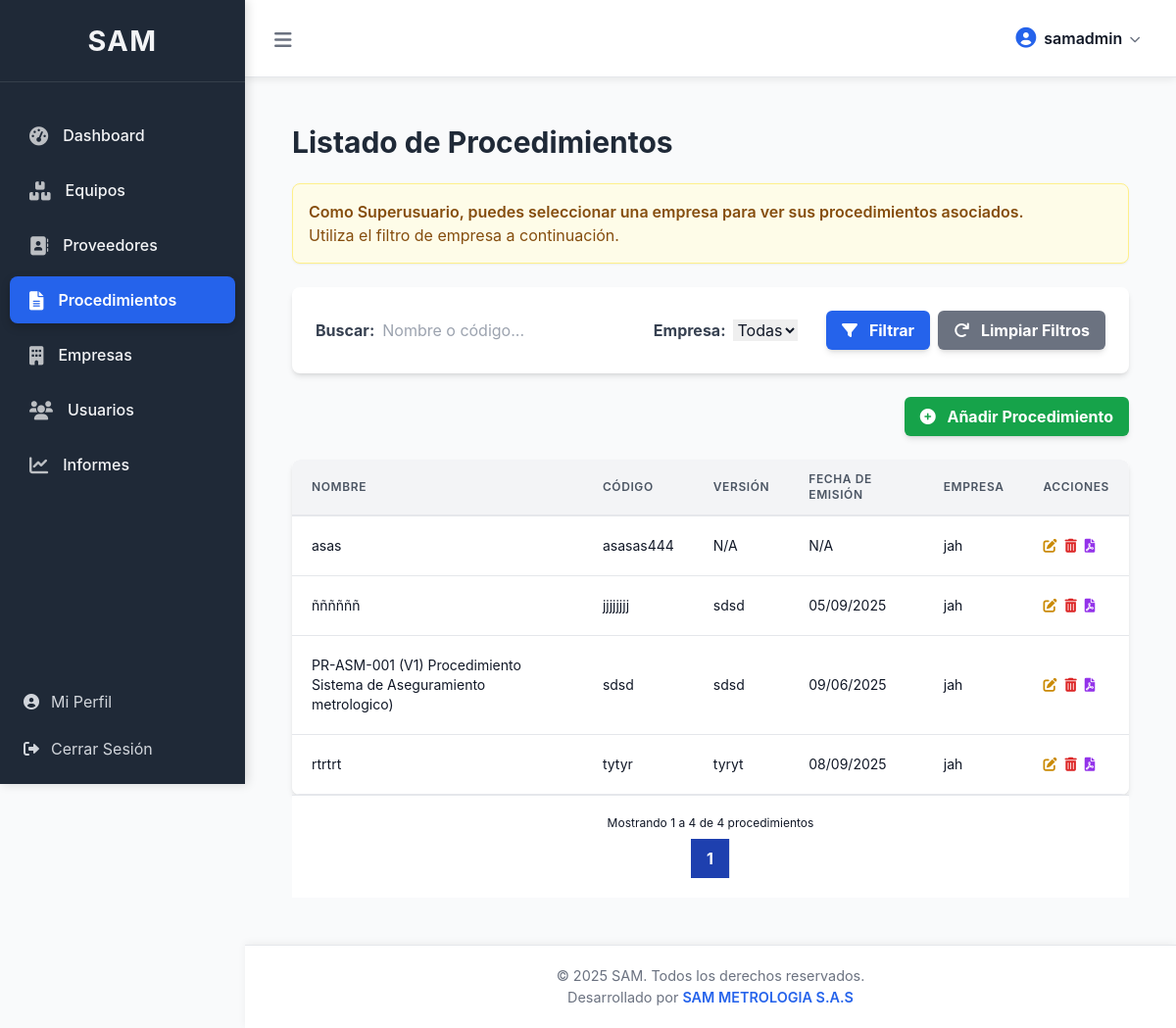
Page /core/procedimientos/ (signed in) on the earlier database version.
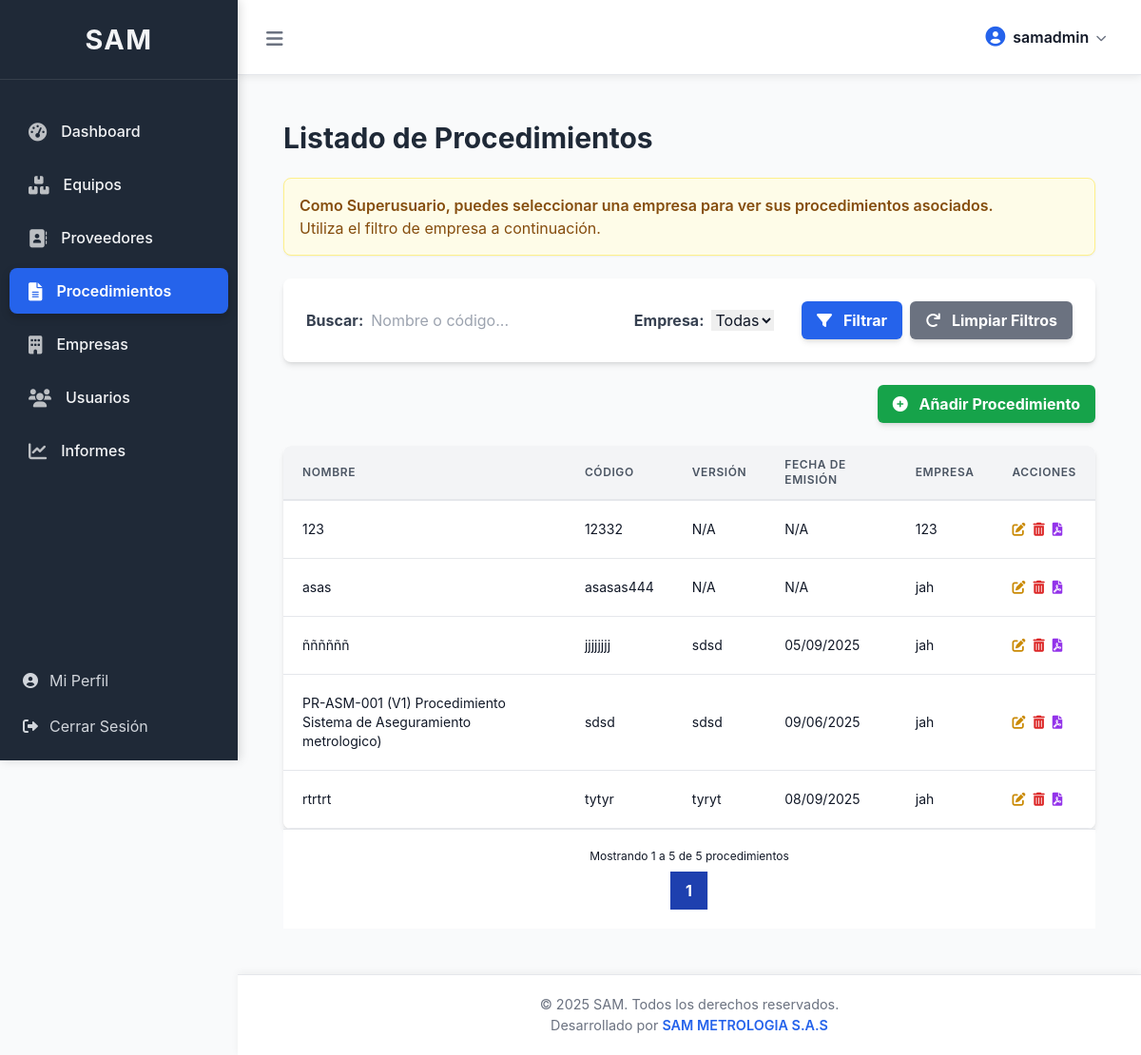
Same page on the later database version.
### core/models.py (models this page shows, shortened)
class Procedimiento(models.Model):
    nombre = models.CharField(max_length=255)
    codigo = models.CharField(max_length=100, unique=True)
    version = models.CharField(max_length=50, blank=True, null=True)
    fecha_emision = models.DateField(blank=True, null=True)
    documento_pdf = models.FileField(upload_to=get_upload_path, blank=True, null=True)
    observaciones = models.TextField(blank=True, null=True)
    empresa = models.ForeignKey(
        Empresa,
        on_delete=models.CASCADE,
        related_name='procedimientos',
        verbose_name="Empresa"
    )
    class Meta:
        verbose_name = "Procedimiento"
        verbose_name_plural = "Procedimientos" # CORREGIDO: verbose_plural a verbose_name_plural
        permissions = [
            ("can_view_procedimiento", "Can view procedimiento"),
            ("can_add_procedimiento", "Can add procedimiento"),
            ("can_change_procedimiento", "Can change procedimiento"),
            ("can_delete_procedimiento", "Can delete procedimiento"),
        ]
        unique_together = ('codigo', 'empresa')

class Empresa(models.Model):
    nombre = models.CharField(max_length=200, unique=True)
    nit = models.CharField(max_length=50, unique=True, blank=True, null=True)
    direccion = models.CharField(max_length=255, blank=True, null=True)
    telefono = models.CharField(max_length=20, blank=True, null=True)
    email = models.EmailField(blank=True, null=True)
    logo_empresa = models.ImageField(upload_to='empresas_logos/', blank=True, null=True)
    fecha_registro = models.DateTimeField(auto_now_add=True)
    formato_version_empresa = models.CharField(
        max_length=50,
        blank=True,
        null=True,
        verbose_name="Versión del Formato (Empresa)"
    )
    formato_fecha_version_empresa = models.DateField(
        blank=True,
        null=True,
        verbose_name="Fecha de Versión del Formato (Empresa)"
    )
    formato_codificacion_empresa = models.CharField(
        max_length=100,
        blank=True,
        null=True,
        verbose_name="Codificación del Formato (Empresa)"
    )
    es_periodo_prueba = models.BooleanField(default=False, verbose_name="¿Es Período de Prueba?")
    duracion_prueba_dias = models.IntegerField(default=30, verbose_name="Duración Prueba (días)")
    fecha_inicio_plan = models.DateField(blank=True, null=True, verbose_name="Fecha Inicio Plan")
    limite_equipos_empresa = models.IntegerField(default=5, verbose_name="Límite Máximo de Equipos")
    duracion_suscripcion_meses = models.IntegerField(default=12, blank=True, null=True, verbose_name="Duración Suscripción (meses)")
    acceso_manual_activo = models.BooleanField(default=False, verbose_name="Acceso Manual Activo")
    estado_suscripcion = models.CharField(
        max_length=50,
        choices=[('Activo', 'Activo'), ('Expirado', 'Expirado'), ('Cancelado', 'Cancelado')],
        default='Activo',
        verbose_name="Estado de Suscripción"
    )
    class Meta:
        verbose_name = "Empresa"
        verbose_name_plural = "Empresas"
        ordering = ['nombre']
        permissions = [
            ("can_view_empresas", "Can view empresas"),
            ("can_add_empresas", "Can add empresas"),
            ("can_change_empresas", "Can change empresas"),
            ("can_delete_empresas", "Can can delete empresas"),
        ]

### core/views.py (the view)
# urls.py: path('procedimientos/', views.listar_procedimientos, name='listar_procedimientos'),
@access_check # APLICAR ESTE DECORADOR
@login_required
@permission_required('core.view_procedimiento', raise_exception=True)
def listar_procedimientos(request):
    user = request.user
    selected_company_id = request.GET.get('empresa_id') # Para superusuarios
    procedimientos_list = Procedimiento.objects.all().order_by('codigo')
    current_company_format_info = None
    if not user.is_superuser:
        if user.empresa:
            procedimientos_list = procedimientos_list.filter(empresa=user.empresa)
            current_company_format_info = user.empresa
            selected_company_id = str(user.empresa.id) # Asegura que el filtro muestre la empresa del usuario
        else:
            procedimientos_list = Procedimiento.objects.none() # Usuario sin empresa no ve procedimientos
            messages.info(request, "No tienes una empresa asociada. Contacta al administrador para asignar una.")
    else: # Es superusuario
        if selected_company_id:
            try:
                current_company_format_info = Empresa.objects.get(pk=selected_company_id)
                procedimientos_list = procedimientos_list.filter(empresa_id=selected_company_id)
            except Empresa.DoesNotExist:
                messages.error(request, 'La empresa seleccionada no existe.')
                procedimientos_list = Procedimiento.objects.none()
    paginator = Paginator(procedimientos_list, 10)
    page_number = request.GET.get('page')
    try:
        procedimientos = paginator.page(page_number)
    except PageNotAnInteger:
        procedimientos = paginator.page(1)
    except EmptyPage:
        procedimientos = paginator.page(paginator.num_pages)
    empresas_disponibles = Empresa.objects.all().order_by('nombre') if user.is_superuser else Empresa.objects.none()
    context = {
        'procedimientos': procedimientos,
        'titulo_pagina': 'Listado de Procedimientos',
        'current_company_format_info': current_company_format_info,
        'is_superuser': user.is_superuser,
        'empresas_disponibles': empresas_disponibles,
        'selected_company_id': selected_company_id,
    }
    return render(request, 'core/listar_procedimientos.html', context)

### core/views.py (called while the page is built, shortened)
def access_check(view_func):
    @wraps(view_func)
    def _wrapped_view(request, *args, **kwargs):
        if not request.user.is_authenticated:
            return redirect(settings.LOGIN_URL)
        if request.user.is_superuser:
            return view_func(request, *args, **kwargs)
    return _wrapped_view

### core/templates/core/listar_procedimientos.html (shortened to what the changed rows need)
{% extends 'base.html' %}
{% load static %}
{% block content %}
<div class="container mx-auto p-4 flex-grow">
    <h1 class="text-3xl font-bold text-gray-800 mb-6">Listado de Procedimientos</h1>
    {% if procedimientos %}
    <div class="overflow-x-auto bg-white rounded-lg shadow-md">
        <table class="min-w-full leading-normal">
            <thead>
                <tr>
                    <th class="px-5 py-3 border-b-2 border-gray-200 bg-gray-100 text-left text-xs font-semibold text-gray-600 uppercase tracking-wider rounded-tl-lg">
                        Nombre
                    </th>
                    <th class="px-5 py-3 border-b-2 border-gray-200 bg-gray-100 text-left text-xs font-semibold text-gray-600 uppercase tracking-wider">
                        Código
                    </th>
                    <th class="px-5 py-3 border-b-2 border-gray-200 bg-gray-100 text-left text-xs font-semibold text-gray-600 uppercase tracking-wider">
                        Versión
                    </th>
                    <th class="px-5 py-3 border-b-2 border-gray-200 bg-gray-100 text-left text-xs font-semibold text-gray-600 uppercase tracking-wider">
                        Fecha de Emisión
                    </th>
                    <th class="px-5 py-3 border-b-2 border-gray-200 bg-gray-100 text-left text-xs font-semibold text-gray-600 uppercase tracking-wider">
                        Empresa
                    </th>
                    <th class="px-5 py-3 border-b-2 border-gray-200 bg-gray-100 text-left text-xs font-semibold text-gray-600 uppercase tracking-wider rounded-tr-lg">
                        Acciones
                    </th>
                </tr>
            </thead>
            <tbody>
                {% for procedimiento in procedimientos %}
                <tr class="hover:bg-gray-50">
                    <td class="px-5 py-5 border-b border-gray-200 bg-white text-sm">
                        <p class="text-gray-900 whitespace-no-wrap">{{ procedimiento.nombre }}</p>
                    </td>
                    <td class="px-5 py-5 border-b border-gray-200 bg-white text-sm">
                        <p class="text-gray-900 whitespace-no-wrap">{{ procedimiento.codigo }}</p>
                    </td>
                    <td class="px-5 py-5 border-b border-gray-200 bg-white text-sm">
                        <p class="text-gray-900 whitespace-no-wrap">{{ procedimiento.version|default:"N/A" }}</p>
                    </td>
                    <td class="px-5 py-5 border-b border-gray-200 bg-white text-sm">
                        <p class="text-gray-900 whitespace-no-wrap">{{ procedimiento.fecha_emision|date:"d/m/Y"|default:"N/A" }}</p>
                    </td>
                    <td class="px-5 py-5 border-b border-gray-200 bg-white text-sm">
                        <p class="text-gray-900 whitespace-no-wrap">{{ procedimiento.empresa.nombre|default:"N/A" }}</p>
                    </td>
                    <td class="px-5 py-5 border-b border-gray-200 bg-white text-sm">
                        <div class="flex items-center space-x-2">
                            <a href="{% url 'core:editar_procedimiento' pk=procedimiento.pk %}" title="Editar"
                               class="text-yellow-600 hover:text-yellow-900 transition duration-300 ease-in-out">
                                <i class="fas fa-edit"></i>
                            </a>
                            <button type="button"
                                    onclick="showDeleteModal('{% url 'core:eliminar_procedimiento' pk=procedimiento.pk %}', 'el procedimiento &quot;{{ procedimiento.nombre }}&quot;')"
                                    title="Eliminar"
                                    class="text-red-600 hover:text-red-900 transition duration-300 ease-in-out">
                                <i class="fas fa-trash-alt"></i>
                            </button>
                            {% if procedimiento.documento_pdf %}
                                <a href="{{ procedimiento.documento_pdf.url }}" target="_blank" title="Ver PDF"
                                   class="text-purple-600 hover:text-purple-900 transition duration-300 ease-in-out">
                                    <i class="fas fa-file-pdf"></i>
                                </a>
                            {% endif %}
                        </div>
                    </td>
                </tr>
                {% endfor %}
            </tbody>
        </table>
    </div>
    <div class="px-5 py-5 bg-white border-t flex flex-col xs:flex-row items-center xs:justify-between">
        <span class="text-xs xs:text-sm text-gray-900">
            Mostrando {{ procedimientos.start_index }} a {{ procedimientos.end_index }} de {{ procedimientos.paginator.count }} procedimientos
        </span>
        <div class="inline-flex mt-2 xs:mt-0">
            {% for i in procedimientos.paginator.page_range %}
                {% if procedimientos.number == i %}
                    <span class="bg-blue-800 text-white font-bold py-2 px-4 border-r border-gray-200">{{ i }}</span>
                {% endif %}
            {% endfor %}
        </div>
    </div>
    {% else %}
        <div class="bg-white p-6 rounded-lg shadow-md text-center">
            <p class="text-gray-600 text-lg">No hay procedimientos registrados en el sistema para esta empresa o no se encontraron resultados.</p>
        </div>
    {% endif %}
</div>
{% endblock content %}

Differences in the rows shown:
added Procedimiento: nombre "123", codigo "12332", version "N/A", fecha_emision "N/A", empresa.nombre "123"
Other differences:
{{ procedimientos.end_index }}: "4" → "5"
{{ procedimientos.paginator.count }}: "4" → "5"
